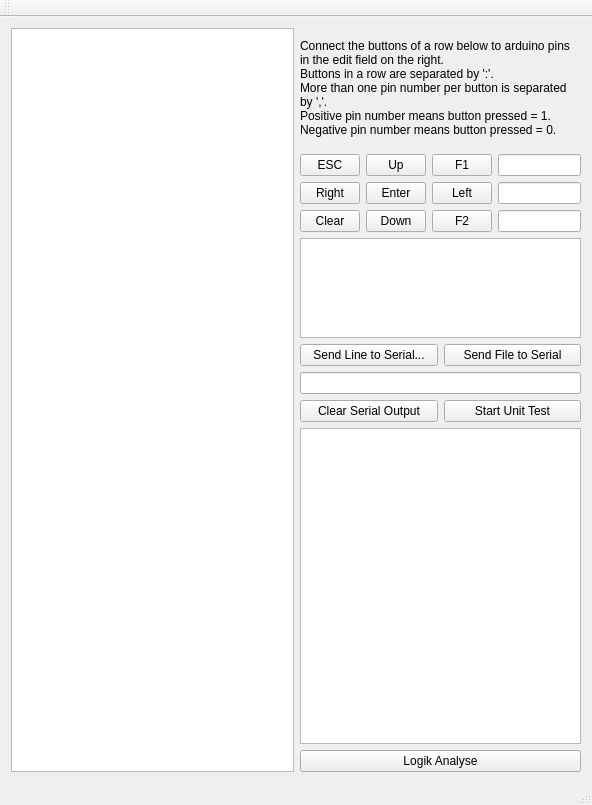
<?xml version="1.0" encoding="UTF-8"?>
<ui version="4.0">
 <class>MainWindow</class>
 <widget class="QMainWindow" name="MainWindow">
  <property name="geometry">
   <rect>
    <x>0</x>
    <y>0</y>
    <width>592</width>
    <height>805</height>
   </rect>
  </property>
  <property name="sizePolicy">
   <sizepolicy hsizetype="Preferred" vsizetype="Preferred">
    <horstretch>1</horstretch>
    <verstretch>1</verstretch>
   </sizepolicy>
  </property>
  <property name="windowTitle">
   <string>Tester for Arduino</string>
  </property>
  <widget class="QWidget" name="centralWidget">
   <layout class="QGridLayout" name="gridLayout_2">
    <item row="1" column="0">
     <layout class="QHBoxLayout" name="horizontalLayout_1">
      <property name="sizeConstraint">
       <enum>QLayout::SetMinimumSize</enum>
      </property>
      <item>
       <widget class="QTableView" name="tableView">
        <property name="minimumSize">
         <size>
          <width>283</width>
          <height>0</height>
         </size>
        </property>
        <property name="maximumSize">
         <size>
          <width>283</width>
          <height>16777215</height>
         </size>
        </property>
        <property name="toolTip">
         <string>Shows Pins of Arduino</string>
        </property>
        <property name="cornerButtonEnabled">
         <bool>true</bool>
        </property>
        <attribute name="verticalHeaderVisible">
         <bool>false</bool>
        </attribute>
       </widget>
      </item>
      <item>
       <layout class="QVBoxLayout" name="verticalLayout_1">
        <property name="sizeConstraint">
         <enum>QLayout::SetMinimumSize</enum>
        </property>
        <item>
         <widget class="QLabel" name="label">
          <property name="minimumSize">
           <size>
            <width>0</width>
            <height>120</height>
           </size>
          </property>
          <property name="text">
           <string>Connect the buttons of a row below to arduino pins in the edit field on the right.
Buttons in a row are separated by ':'.
More than one pin number per button is separated by ','.
Positive pin number means button pressed = 1.
Negative pin number means button pressed = 0.</string>
          </property>
          <property name="textFormat">
           <enum>Qt::AutoText</enum>
          </property>
          <property name="wordWrap">
           <bool>true</bool>
          </property>
         </widget>
        </item>
        <item>
         <layout class="QGridLayout" name="gridLayout">
          <item row="2" column="3">
           <widget class="QLineEdit" name="editClearDownF2">
            <property name="maximumSize">
             <size>
              <width>100</width>
              <height>16777215</height>
             </size>
            </property>
            <property name="toolTip">
             <string>Arduino pin numbers for buttons Clear:Down:F2</string>
            </property>
           </widget>
          </item>
          <item row="1" column="0">
           <widget class="QPushButton" name="btnRight">
            <property name="maximumSize">
             <size>
              <width>60</width>
              <height>16777215</height>
             </size>
            </property>
            <property name="toolTip">
             <string/>
            </property>
            <property name="text">
             <string>Right</string>
            </property>
           </widget>
          </item>
          <item row="0" column="1">
           <widget class="QPushButton" name="btnUp">
            <property name="maximumSize">
             <size>
              <width>60</width>
              <height>16777215</height>
             </size>
            </property>
            <property name="toolTip">
             <string/>
            </property>
            <property name="text">
             <string>Up</string>
            </property>
           </widget>
          </item>
          <item row="1" column="3">
           <widget class="QLineEdit" name="editRightEnterLeft">
            <property name="maximumSize">
             <size>
              <width>100</width>
              <height>16777215</height>
             </size>
            </property>
            <property name="toolTip">
             <string>Arduino pin numbers for buttons Right:Enter:Left</string>
            </property>
           </widget>
          </item>
          <item row="0" column="0">
           <widget class="QPushButton" name="btnEscape">
            <property name="maximumSize">
             <size>
              <width>60</width>
              <height>16777215</height>
             </size>
            </property>
            <property name="toolTip">
             <string/>
            </property>
            <property name="text">
             <string>ESC</string>
            </property>
           </widget>
          </item>
          <item row="1" column="2">
           <widget class="QPushButton" name="btnLeft">
            <property name="maximumSize">
             <size>
              <width>60</width>
              <height>16777215</height>
             </size>
            </property>
            <property name="toolTip">
             <string/>
            </property>
            <property name="text">
             <string>Left</string>
            </property>
           </widget>
          </item>
          <item row="2" column="0">
           <widget class="QPushButton" name="btnClear">
            <property name="maximumSize">
             <size>
              <width>60</width>
              <height>16777215</height>
             </size>
            </property>
            <property name="toolTip">
             <string/>
            </property>
            <property name="text">
             <string>Clear</string>
            </property>
           </widget>
          </item>
          <item row="1" column="1">
           <widget class="QPushButton" name="btnEnter">
            <property name="maximumSize">
             <size>
              <width>60</width>
              <height>16777215</height>
             </size>
            </property>
            <property name="toolTip">
             <string/>
            </property>
            <property name="text">
             <string>Enter</string>
            </property>
           </widget>
          </item>
          <item row="2" column="1">
           <widget class="QPushButton" name="btnDown">
            <property name="maximumSize">
             <size>
              <width>60</width>
              <height>16777215</height>
             </size>
            </property>
            <property name="toolTip">
             <string/>
            </property>
            <property name="text">
             <string>Down</string>
            </property>
           </widget>
          </item>
          <item row="0" column="3">
           <widget class="QLineEdit" name="editEscUpF1">
            <property name="maximumSize">
             <size>
              <width>100</width>
              <height>16777215</height>
             </size>
            </property>
            <property name="toolTip">
             <string>Arduino pin numbers for buttons ESC:Up:F1.</string>
            </property>
           </widget>
          </item>
          <item row="0" column="2">
           <widget class="QPushButton" name="btnF1">
            <property name="maximumSize">
             <size>
              <width>60</width>
              <height>16777215</height>
             </size>
            </property>
            <property name="toolTip">
             <string/>
            </property>
            <property name="text">
             <string>F1</string>
            </property>
           </widget>
          </item>
          <item row="2" column="2">
           <widget class="QPushButton" name="btnF2">
            <property name="maximumSize">
             <size>
              <width>60</width>
              <height>16777215</height>
             </size>
            </property>
            <property name="toolTip">
             <string/>
            </property>
            <property name="text">
             <string>F2</string>
            </property>
           </widget>
          </item>
         </layout>
        </item>
        <item>
         <widget class="QTextEdit" name="textLCD_Sim">
          <property name="minimumSize">
           <size>
            <width>0</width>
            <height>100</height>
           </size>
          </property>
          <property name="maximumSize">
           <size>
            <width>16777215</width>
            <height>100</height>
           </size>
          </property>
          <property name="font">
           <font>
            <family>Courier 10 Pitch</family>
            <pointsize>10</pointsize>
           </font>
          </property>
          <property name="toolTip">
           <string>simulated LCD display</string>
          </property>
         </widget>
        </item>
        <item>
         <layout class="QHBoxLayout" name="horizontalLayout_3">
          <property name="topMargin">
           <number>0</number>
          </property>
          <property name="bottomMargin">
           <number>0</number>
          </property>
          <item>
           <widget class="QPushButton" name="btnSendText">
            <property name="toolTip">
             <string>Sends a text with newline to the simulated Arduinos  serial device</string>
            </property>
            <property name="text">
             <string>Send Line to Serial...</string>
            </property>
           </widget>
          </item>
          <item>
           <widget class="QPushButton" name="bntSendFile">
            <property name="toolTip">
             <string>Sends a text file with newlines to the simulated Arduinos serial device</string>
            </property>
            <property name="text">
             <string>Send File to Serial</string>
            </property>
           </widget>
          </item>
         </layout>
        </item>
        <item>
         <widget class="QLineEdit" name="textToSendToSerialDevice">
          <property name="toolTip">
           <string>Input text line for simulated Serial Device</string>
          </property>
         </widget>
        </item>
        <item>
         <layout class="QHBoxLayout" name="horizontalLayout_2">
          <property name="sizeConstraint">
           <enum>QLayout::SetMinimumSize</enum>
          </property>
          <item>
           <widget class="QPushButton" name="btnClearText">
            <property name="toolTip">
             <string>Clears the output text from the simulated Arduinos serial device</string>
            </property>
            <property name="text">
             <string>Clear Serial Output</string>
            </property>
           </widget>
          </item>
          <item>
           <widget class="QPushButton" name="btnDoTest">
            <property name="toolTip">
             <string>Starts the Unittests within the Function doTest()</string>
            </property>
            <property name="text">
             <string>Start Unit Test</string>
            </property>
           </widget>
          </item>
         </layout>
        </item>
        <item>
         <widget class="QTextEdit" name="textReceivedFromSerialDevice">
          <property name="toolTip">
           <string>Output text from simulated Serial device</string>
          </property>
          <property name="readOnly">
           <bool>true</bool>
          </property>
         </widget>
        </item>
        <item>
         <widget class="QPushButton" name="btnLogicAnalyzer">
          <property name="text">
           <string>Logik Analyse</string>
          </property>
          <property name="checkable">
           <bool>true</bool>
          </property>
         </widget>
        </item>
        <item>
         <layout class="QHBoxLayout" name="horizontalLayout"/>
        </item>
       </layout>
      </item>
     </layout>
    </item>
   </layout>
  </widget>
  <widget class="QMenuBar" name="menuBar">
   <property name="geometry">
    <rect>
     <x>0</x>
     <y>0</y>
     <width>592</width>
     <height>27</height>
    </rect>
   </property>
  </widget>
  <widget class="QToolBar" name="mainToolBar">
   <attribute name="toolBarArea">
    <enum>TopToolBarArea</enum>
   </attribute>
   <attribute name="toolBarBreak">
    <bool>false</bool>
   </attribute>
  </widget>
  <widget class="QStatusBar" name="statusBar"/>
 </widget>
 <layoutdefault spacing="6" margin="11"/>
 <resources/>
 <connections/>
</ui>
